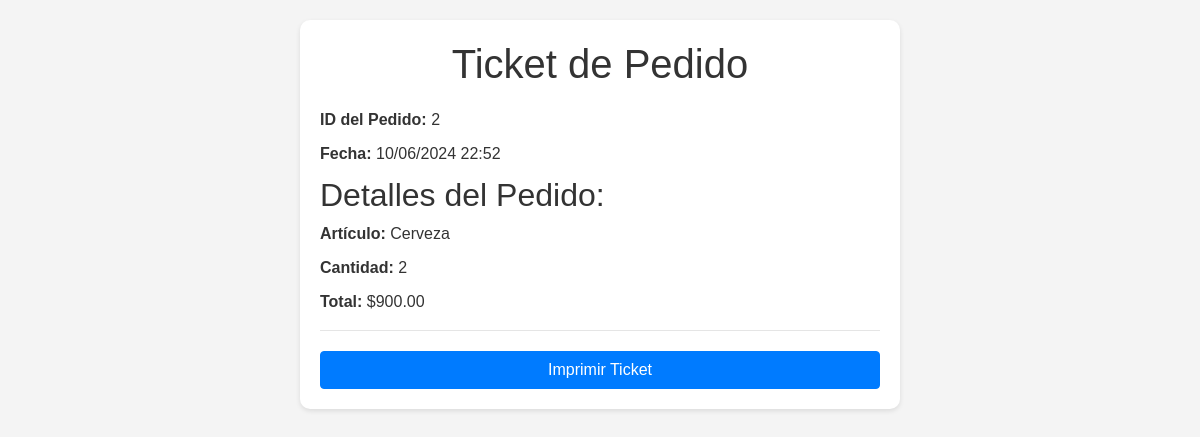
The app's page /ver_ticket.php?id_pedido=2 with its own data.
### tables this page shows
CREATE TABLE `articulos_en_pedidos` (
  `id` int(11) NOT NULL,
  `id_pedido` int(11) NOT NULL,
  `id_articulo` int(11) NOT NULL,
  `cantidad` int(11) NOT NULL,
  `total` decimal(10,2) NOT NULL
);

CREATE TABLE `ordenes` (
  `id_pedido` int(11) NOT NULL,
  `fecha` datetime NOT NULL
);

CREATE TABLE `items` (
  `id` int(11) NOT NULL,
  `nombre` varchar(255) NOT NULL,
  `precio` decimal(10,2) NOT NULL
);

### ver_ticket.php (the view, shortened to what this page needs)
<?php
include 'conectar.php';
$id_pedido = $_GET['id_pedido'];
$sql = "SELECT o.id_pedido, o.fecha, i.nombre, io.cantidad, io.total
        FROM ordenes o
        JOIN articulos_en_pedidos io ON o.id_pedido = io.id_pedido
        JOIN items i ON io.id_articulo = i.id
        WHERE o.id_pedido = ?";
$stmt = $conn->prepare($sql);
$stmt->bind_param("i", $id_pedido);
$stmt->execute();
$result = $stmt->get_result();
$articulos_pedido = [];
while ($row = $result->fetch_assoc()) {
    $row['fecha'] = date('d/m/Y H:i', strtotime($row['fecha']));
    $articulos_pedido[] = $row;
}
?>
<!DOCTYPE html>
<html lang="es">
<head>
    <link rel="stylesheet" href="https://maxcdn.bootstrapcdn.com/bootstrap/4.5.2/css/bootstrap.min.css">
</head>
<body>
    <div class="ticket">
        <h1>Ticket de Pedido</h1>
        <?php if (!empty($articulos_pedido)): ?>
            <div class="ticket-detail"><span>ID del Pedido:</span> <?php echo $articulos_pedido[0]['id_pedido']; ?></div>
            <div class="ticket-detail"><span>Fecha:</span> <?php echo $articulos_pedido[0]['fecha']; ?></div>
            <h2>Detalles del Pedido:</h2>
            <?php foreach ($articulos_pedido as $item): ?>
                <div class="ticket-detail"><span>Artículo:</span> <?php echo $item['nombre']; ?></div>
                <div class="ticket-detail"><span>Cantidad:</span> <?php echo $item['cantidad']; ?></div>
                <div class="ticket-detail"><span>Total:</span> $<?php echo $item['total']; ?></div>
                <hr>
            <?php endforeach; ?>
        <?php else: ?>
            <p>No se encontraron detalles para este pedido.</p>
        <?php endif; ?>
        <button class="btn btn-primary print-btn" onclick="window.print()">Imprimir Ticket</button>
    </div>
</body>
</html>

### ver_ticket.php (style rules this page uses)
body { font-family: Arial, sans-serif; background-color: #f4f4f4; color: #333; padding: 20px; }
.ticket { background-color: #fff; padding: 20px; border-radius: 10px; box-shadow: 0 2px 5px rgba(0,0,0,0.1); max-width: 600px; margin: 0 auto; }
h1 { text-align: center; margin-bottom: 20px; }
.ticket-detail { margin-bottom: 10px; }
.ticket-detail span { font-weight: bold; }
.print-btn { display: block; width: 100%; margin-top: 20px; }

### records on screen
articulos_en_pedidos: id_pedido.id_pedido "2", id_articulo.nombre "Cerveza", cantidad "2", total "900.00"

### other values on screen
$articulos_pedido[0]['fecha'] "10/06/2024 22:52"
